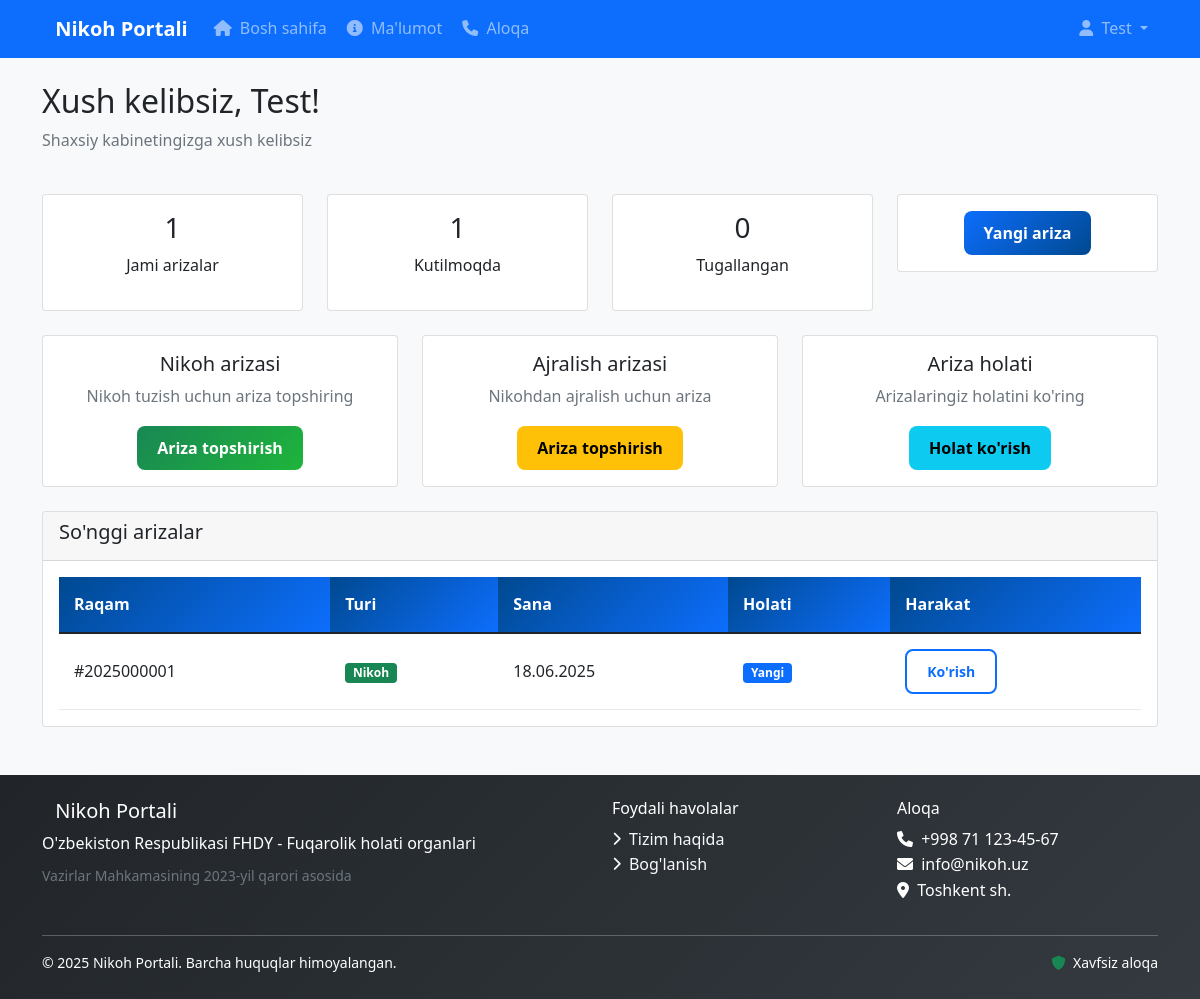
Screenshot of /?page=user_dashboard (signed in) with the database file from the repository.
### tables this page shows
CREATE TABLE users (
                       id INT AUTO_INCREMENT PRIMARY KEY,
                       passport_series VARCHAR(9) NOT NULL UNIQUE COMMENT 'Pasport seriyasi (AA1234567)',
                       first_name VARCHAR(50) NOT NULL COMMENT 'Ismi',
                       last_name VARCHAR(50) NOT NULL COMMENT 'Familiyasi',
                       middle_name VARCHAR(50) DEFAULT NULL COMMENT 'Otasining ismi',
                       birth_date DATE DEFAULT NULL COMMENT 'Tug\'ilgan sanasi',
                       birth_place VARCHAR(200) DEFAULT NULL COMMENT 'Tug\'ilgan joyi',
                       citizenship VARCHAR(50) DEFAULT 'O\'zbekiston' COMMENT 'Fuqaroligi',
                       phone VARCHAR(13) NOT NULL COMMENT 'Telefon raqami (+998xxxxxxxxx)',
                       email VARCHAR(100) DEFAULT NULL COMMENT 'Email manzil',
                       password_hash VARCHAR(255) NOT NULL COMMENT 'Shifrlangan parol',
                       gender ENUM('erkak', 'ayol') DEFAULT NULL COMMENT 'Jinsi',
                       marital_status ENUM('turmushga_chiqmagan', 'nikohda', 'ajrashgan', 'beva') DEFAULT 'turmushga_chiqmagan',
                       address TEXT DEFAULT NULL COMMENT 'Yashash manzili',
                       registration_date TIMESTAMP DEFAULT CURRENT_TIMESTAMP,
                       last_login TIMESTAMP NULL,
                       is_verified BOOLEAN DEFAULT TRUE COMMENT 'Tasdiqlangan holati',
                       verification_token VARCHAR(100) NULL,
                       created_at TIMESTAMP DEFAULT CURRENT_TIMESTAMP,
                       updated_at TIMESTAMP DEFAULT CURRENT_TIMESTAMP ON UPDATE CURRENT_TIMESTAMP
);

CREATE TABLE applications (
                              id INT AUTO_INCREMENT PRIMARY KEY,
                              application_number VARCHAR(20) NOT NULL UNIQUE COMMENT 'Ariza raqami',
                              application_type ENUM('nikoh', 'ajralish') NOT NULL COMMENT 'Ariza turi',

     
                              applicant_id INT NOT NULL,

     
                              partner_id INT NULL COMMENT 'Sherik ID (agar tizimda ro\'yxatdan o\'tgan bo\'lsa)',
                              partner_passport VARCHAR(9) NULL COMMENT 'Sherik pasporti',
                              partner_name VARCHAR(150) NULL COMMENT 'Sherik to\'liq ismi',
                              partner_birth_date DATE NULL,
                              partner_phone VARCHAR(13) NULL,

     
                              marriage_date DATE NULL COMMENT 'Nikoh sanasi (ajralish uchun)',
                              marriage_certificate_number VARCHAR(50) NULL COMMENT 'Nikoh guvohnomasi raqami',
                              divorce_reason TEXT NULL COMMENT 'Ajralish sababi',

     
                              status ENUM(
                                  'yangi',
                                  'korib_chiqilmoqda',
                                  'qoshimcha_hujjat_kerak',
                                  'tasdiqlandi',
                                  'rad_etildi',
                                  'tugallandi'
                                  ) DEFAULT 'yangi',

     
                              preferred_date DATE NULL COMMENT 'Nikoh uchun istagan sana',
                              appointment_date DATETIME NULL COMMENT 'Belgilangan vaqt',

     
                              assigned_admin_id INT NULL COMMENT 'Mas\'ul xodim',
                              reviewed_by INT NULL COMMENT 'Ko\'rib chiqgan xodim',
                              review_date TIMESTAMP NULL,
                              review_notes TEXT NULL COMMENT 'Ko\'rib chiqish izohlari',

     
                              ceremony_type ENUM('oddiy', 'tantanali', 'uyga_chiqib') DEFAULT 'oddiy',
                              ceremony_location VARCHAR(200) NULL COMMENT 'Marosim joyi',

     
                              payment_required DECIMAL(10,2) DEFAULT 0.00 COMMENT 'To\'lov miqdori (so\'m)',
                              payment_status ENUM('kutilmoqda', 'tolandi', 'qaytarildi') DEFAULT 'kutilmoqda',

                              created_at TIMESTAMP DEFAULT CURRENT_TIMESTAMP,
                              updated_at TIMESTAMP DEFAULT CURRENT_TIMESTAMP ON UPDATE CURRENT_TIMESTAMP
);

### pages/user/dashboard.php (the view, shortened to what the rows shown need)
<?php global $user;
$sql = "SELECT * FROM applications WHERE applicant_id = ? ORDER BY created_at DESC";
$stmt = $pdo->prepare($sql);
$stmt->execute([$user['id']]);
$applications = $stmt->fetchAll();
$total_applications = count($applications);
$completed_applications = 0;
$pending_applications = 0;
foreach ($applications as $app) {
    if ($app['status'] == 'tugallandi') {
        $completed_applications++;
    } elseif (in_array($app['status'], ['yangi', 'korib_chiqilmoqda'])) {
        $pending_applications++;
    }
}
?>
<div class="container mt-4">
    <div class="row mb-4">
        <div class="col-12">
            <h2>Xush kelibsiz, <?php echo $user['first_name']; ?>!</h2>
            <p class="text-muted">Shaxsiy kabinetingizga xush kelibsiz</p>
        </div>
    </div>
    <div class="row mb-4">
        <div class="col-md-3">
            <div class="card text-center">
                <div class="card-body">
                    <h3><?php echo $total_applications; ?></h3>
                    <p>Jami arizalar</p>
                </div>
            </div>
        </div>
        <div class="col-md-3">
            <div class="card text-center">
                <div class="card-body">
                    <h3><?php echo $pending_applications; ?></h3>
                    <p>Kutilmoqda</p>
                </div>
            </div>
        </div>
        <div class="col-md-3">
            <div class="card text-center">
                <div class="card-body">
                    <h3><?php echo $completed_applications; ?></h3>
                    <p>Tugallangan</p>
                </div>
            </div>
        </div>
        <div class="col-md-3">
            <div class="card text-center">
                <div class="card-body">
                    <a href="?page=ariza_topshirish" class="btn btn-primary">Yangi ariza</a>
                </div>
            </div>
        </div>
    </div>
    <div class="row mb-4">
        <div class="col-md-4">
            <div class="card">
                <div class="card-body text-center">
                    <h5>Nikoh arizasi</h5>
                    <p class="text-muted">Nikoh tuzish uchun ariza topshiring</p>
                    <a href="?page=ariza_topshirish&type=nikoh" class="btn btn-success">Ariza topshirish</a>
                </div>
            </div>
        </div>
        <div class="col-md-4">
            <div class="card">
                <div class="card-body text-center">
                    <h5>Ajralish arizasi</h5>
                    <p class="text-muted">Nikohdan ajralish uchun ariza</p>
                    <a href="?page=ariza_topshirish&type=ajralish" class="btn btn-warning">Ariza topshirish</a>
                </div>
            </div>
        </div>
        <div class="col-md-4">
            <div class="card">
                <div class="card-body text-center">
                    <h5>Ariza holati</h5>
                    <p class="text-muted">Arizalaringiz holatini ko'ring</p>
                    <a href="?page=ariza_holati" class="btn btn-info">Holat ko'rish</a>
                </div>
            </div>
        </div>
    </div>
    <div class="row">
        <div class="col-12">
            <div class="card">
                <div class="card-header">
                    <h5>So'nggi arizalar</h5>
                </div>
                <div class="card-body">
                    <?php if (empty($applications)): ?>
                        <p class="text-center text-muted">Hech qanday ariza yo'q</p>
                        <div class="text-center">
                            <a href="?page=ariza_topshirish" class="btn btn-primary">Birinchi arizani topshirish</a>
                        </div>
                    <?php else: ?>
                        <div class="table-responsive">
                            <table class="table">
                                <thead>
                                <tr>
                                    <th>Raqam</th>
                                    <th>Turi</th>
                                    <th>Sana</th>
                                    <th>Holati</th>
                                    <th>Harakat</th>
                                </tr>
                                </thead>
                                <tbody>
                                <?php foreach (array_slice($applications, 0, 5) as $app): ?>
                                    <tr>
                                        <td>#<?php echo $app['application_number']; ?></td>
                                        <td>
                                            <?php if ($app['application_type'] == 'nikoh'): ?>
                                                <span class="badge bg-success">Nikoh</span>
                                            <?php else: ?>
                                                <span class="badge bg-warning">Ajralish</span>
                                            <?php endif; ?>
                                        </td>
                                        <td><?php echo date('d.m.Y', strtotime($app['created_at'])); ?></td>
                                        <td>
                                            <?php
                                            $status_colors = [
                                                'yangi' => 'primary',
                                                'korib_chiqilmoqda' => 'warning',
                                                'tasdiqlandi' => 'info',
                                                'tugallandi' => 'success',
                                                'rad_etildi' => 'danger'
                                            ];
                                            $color = $status_colors[$app['status']] ?? 'secondary';
                                            ?>
                                            <span class="badge bg-<?php echo $color; ?>">
                                                    <?php echo ucfirst($app['status']); ?>
                                                </span>
                                        </td>
                                        <td>
                                            <a href="?page=ariza_holati&id=<?php echo $app['id']; ?>"
                                               class="btn btn-sm btn-outline-primary">Ko'rish</a>
                                        </td>
                                    </tr>
                                <?php endforeach; ?>
                                </tbody>
                            </table>
                        </div>
                    <?php endif; ?>
                </div>
            </div>
        </div>
    </div>
</div>

### index.php (shortened to what the rows shown need)
<?php
$page = isset($_GET['page']) ? $_GET['page'] : 'home';
$user = null;
if (isset($_SESSION['user_id'])) {
    $user = getUserById($_SESSION['user_id']);
}
?>
    <!DOCTYPE html>
    <html lang="uz">
    <head>
        <link href="https://cdn.jsdelivr.net/npm/bootstrap@5.1.3/dist/css/bootstrap.min.css" rel="stylesheet">
        <link href="https://cdnjs.cloudflare.com/ajax/libs/font-awesome/6.0.0/css/all.min.css" rel="stylesheet">
        <link href="assets/css/style.css" rel="stylesheet">
    </head>
    <body>
    <header class="bg-primary text-white">
        <nav class="navbar navbar-expand-lg navbar-dark bg-primary">
            <div class="container">
                <div class="collapse navbar-collapse" id="navbarNav">
                    <ul class="navbar-nav">
                        <?php if ($user): ?>
                            <li class="nav-item dropdown">
                                <a class="nav-link dropdown-toggle" href="#" id="userMenu" role="button" data-bs-toggle="dropdown">
                                    <i class="fas fa-user me-1"></i> <?php echo htmlspecialchars($user['first_name']); ?>
                                </a>
                            </li>
                        <?php endif; ?>
                    </ul>
                </div>
            </div>
        </nav>
    </header>
    <main class="container-fluid">
        <?php
        $page_file = '';
        switch ($page) {
            case 'user_dashboard':
                $page_file = 'pages/user/dashboard.php';
                break;
        }
        if ($page_file && file_exists($page_file)) {
            include $page_file;
        }
        ?>
    </main>
    </body>
    </html>

### rows the page displays
users: first_name "Test"
applications: application_number "2025000001", application_type "Nikoh", created_at "18.06.2025", status "Yangi"

### other values shown
$total_applications "1"
$pending_applications "1"
$completed_applications "0"
SITE_PHONE "+998 71 123-45-67"
SITE_EMAIL "info@nikoh.uz"
